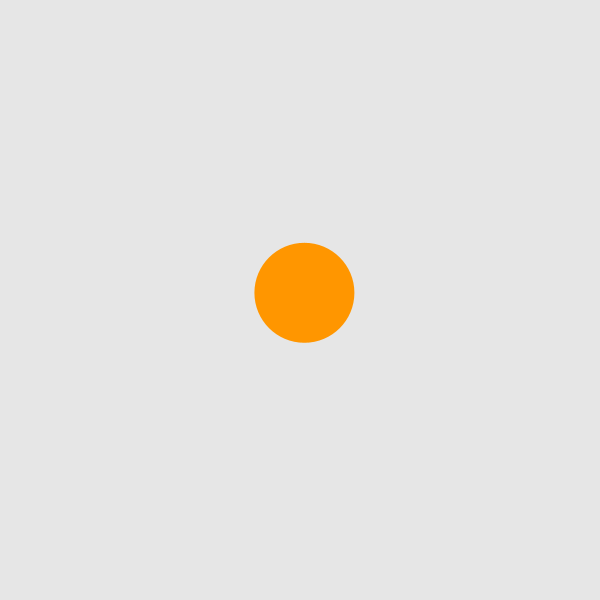
Frame 1 (no input)
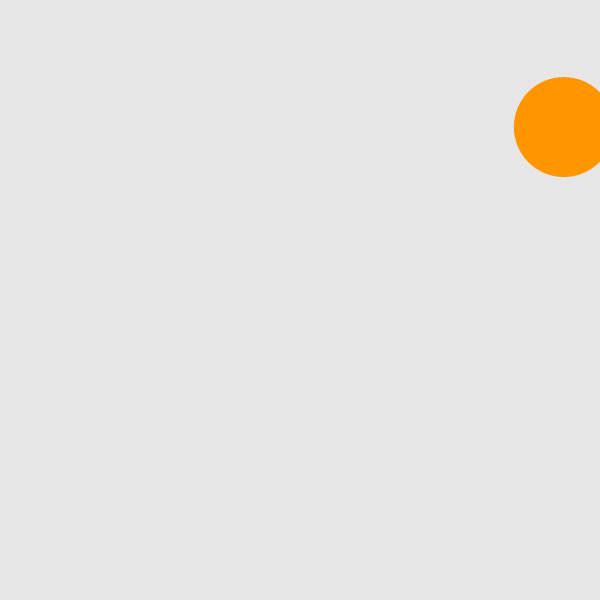
Frame 60 (the mouse pressed at the canvas centre just before this capture)
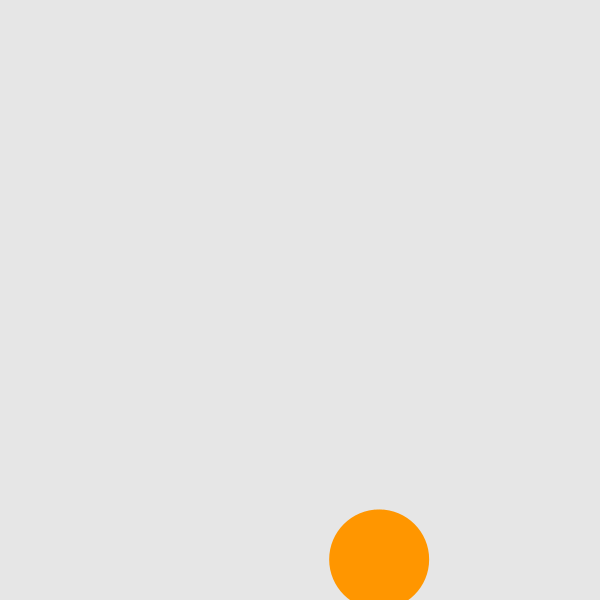
Frame 120 (the mouse held since frame 60 and released just before this capture)

The Processing sketch that drew these frames (run headless with seeded random() and noise(); from frame 60 on, the mouse is pressed at the canvas centre):

// Processing sketch: Classes
// ── Classes.pde

/*
CLASSES
Jeff Thompson | 2015 | www.jeffreythompson.org

"Object-oriented" programming languages, like Java which Processing
is built on, let us wrap up our code into smaller, reusable units
called "classes". Classes also help with naming variables and
processes. "Semantic" naming means that variables, functions, and
classes are called something that makes sense as spoken language.

For example: we could name a class "Thing" but clearer might be
"Ball". We could name a function in the class check() but a better
choice might be checkCollision().

In this example we build a simple bouncing ball – for a more complex
example, see PongWithArrayList in "Interaction and Games".

*/

Ball ball;      // declare an "instance" of our class, in this case a ball

// no other variables!
// position, speed, etc is all stored in the class

void setup() {
  size(600,600);
  
  // create the ball, passing arguments for the inital position
  // these arguments are set up in the class and can be anything
  ball = new Ball(width/2, height/2);    // start ball in center of screen
}

void draw() {
  background(230);    // clear every frame
  ball.update();      // update the position of the ball every frame
  ball.display();     // draw the ball
  
  // that's it!
  // everything else is handled in the class, which keeps our draw()
  // loop clean and easy to read
}


// our Ball class
class Ball {
  
  // variables for the ball
  float x, y;                    // we pass initial x/y position as arguments
  float speedX, speedY;          // speed will be randomly set when we create the ball
  int ballSize = 100;            // size of ball set here - this is "hard-coded"
  color c = color(255,150,0);    // same with fill color
  
  Ball(float _x, float _y) {     // pass arguments when the ball is created
    x = _x;                      // set x/y position
    y = _y; 
    speedX = random(-15,15);     // set random speed
    speedY = random(-15,15);
  }
  
  void update() {                // a function to move the ball + bounce off walls
    x += speedX;
    y += speedY;
    if (x < 0 || x > width) {    // if we've hit a wall...
      speedX *= -1;              // reverse direction
    }
    if (y < 0 || y > height) {
      speedY *= -1;
    }
  }
  
  void display() {                      // a function to draw the ball
    fill(c);                            // fill color using class variables
    noStroke();
    ellipse(x,y, ballSize,ballSize);    // same for drawing the ball
  }
  
}
